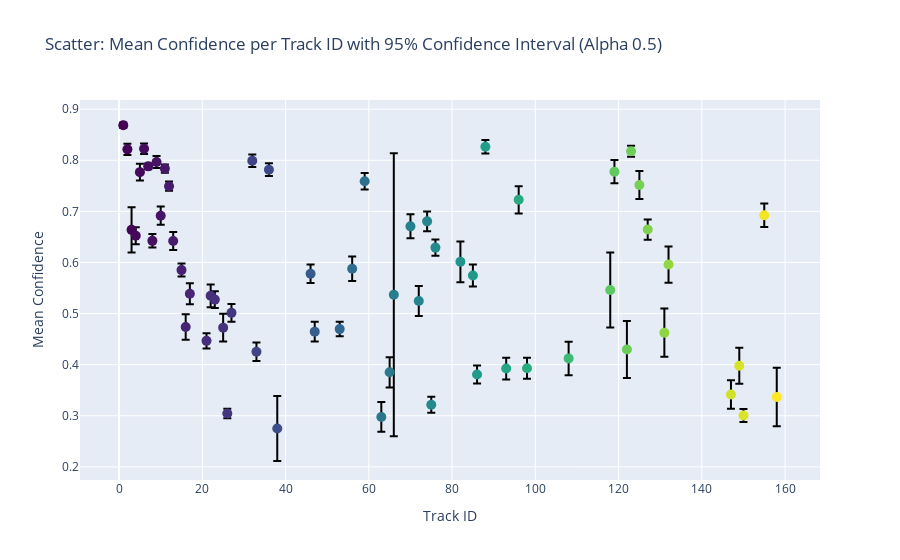
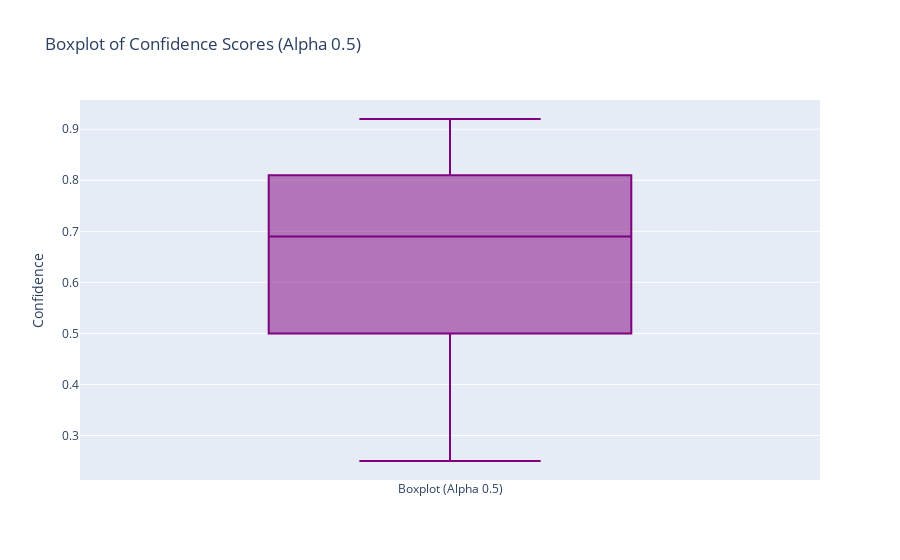

Notebook source saved alongside these figures, in order:
### Code cell
import pandas as pd
import plotly.graph_objects as go
from scipy import stats


def plot_confidence(df_all_alpha, alpha):
    # Create DataFrame for each alpha level
    df_alpha = df_all_alpha[alpha]
    df = pd.DataFrame(df_alpha, columns=['frame_id', 'indexes', 'track_id', 'confidence'])

    # Aggregate confidence for each track_id
    agg_df = df.groupby('track_id')['confidence'].agg(['mean', 'count', 'std']).reset_index()

    # Calculate the standard error of the mean (SEM)
    agg_df['sem'] = agg_df['std'] / agg_df['count'] ** 0.5

    # Calculate the t-critical value for the 95% confidence interval
    confidence_level = 0.95
    degrees_freedom = agg_df['count'] - 1
    t_critical = stats.t.ppf((1 + confidence_level) / 2, degrees_freedom)

    # Handle cases where degrees of freedom is zero (count = 1)
    t_critical[degrees_freedom == 0] = 0

    # Calculate the margin of error
    agg_df['margin_of_error'] = t_critical * agg_df['sem']

    # Create a scatter plot with error bars
    scatter_fig = go.Figure()

    scatter_fig.add_trace(go.Scatter(
        x=agg_df['track_id'],
        y=agg_df['mean'],
        error_y=dict(
            type='data',
            array=agg_df['margin_of_error'],
            visible=True
        ),
        mode='markers',
        marker=dict(size=10, color=agg_df['track_id'], colorscale='Viridis'),
        name=f'Scatter (Alpha {alpha})'
    ))

    scatter_fig.update_layout(
        title=f'Scatter: Mean Confidence per Track ID with 95% Confidence Interval (Alpha {alpha})',
        xaxis_title='Track ID',
        yaxis_title='Mean Confidence',
        showlegend=False
    )

    scatter_fig.show()

    # Create a boxplot for the same alpha level
    boxplot_fig = go.Figure()

    boxplot_fig.add_trace(go.Box(
        y=df['confidence'],
        name=f'Boxplot (Alpha {alpha})',
        marker_color='purple'
    ))

    boxplot_fig.update_layout(
        title=f'Boxplot of Confidence Scores (Alpha {alpha})',
        yaxis_title='Confidence',
        showlegend=False
    )

    boxplot_fig.show()

plot_confidence(df_all_alpha, .5)

### Figure 1 — Plotly figure (JSON) as saved in the notebook; plotly's stock layout.template omitted (floating-point values rounded to 4 significant figures)
{"data": [{"error_y": {"array": [0.005346, 0.01108, 0.04416, 0.01672, 0.01649, 0.01019, 0.005636, 0.01322, 0.01171, 0.0179, 0.008016, 0.009099, 0.01778, 0.01275, 0.02486, 0.0206, 0.01493, 0.02224, 0.01626, 0.02727, 0.009259, 0.01756, 0.01222, 0.0179, 0.01235, 0.06353, 0.01818, 0.01916, 0.01418, 0.02405, 0.0163, 0.0291, 0.0296, 0.277, 0.02347, 0.02934, 0.01935, 0.01568, 0.01603, 0.03998, 0.02172, 0.01749, 0.01332, 0.02115, 0.02669, 0.02061, 0.03278, 0.07339, 0.02276, 0.05572, 0.01093, 0.02755, 0.01978, 0.04724, 0.03557, 0.02802, 0.03518, 0.01255, 0.02312, 0.05737], "type": "data", "visible": true}, "marker": {"color": [1, 2, 3, 4, 5, 6, 7, 8, 9, 10, 11, 12, 13, 15, 16, 17, 21, 22, 23, 25, 26, 27, 32, 33, 36, 38, 46, 47, 53, 56, 59, 63, 65, 66, 70, 72, 74, 75, 76, 82, 85, 86, 88, 93, 96, 98, 108, 118, 119, 122, 123, 125, 127, 131, 132, 147, 149, 150, 155, 158], "colorscale": [[0, "#440154"], [0.1111, "#482878"], [0.2222, "#3e4989"], [0.3333, "#31688e"], [0.4444, "#26828e"], [0.5556, "#1f9e89"], [0.6667, "#35b779"], [0.7778, "#6ece58"], [0.8889, "#b5de2b"], [1, "#fde725"]], "size": 10}, "mode": "markers", "name": "Scatter (Alpha 0.5)", "type": "scatter", "x": [1, 2, 3, 4, 5, 6, 7, 8, 9, 10, 11, 12, 13, 15, 16, 17, 21, 22, 23, 25, 26, 27, 32, 33, 36, 38, 46, 47, 53, 56, 59, 63, 65, 66, 70, 72, 74, 75, 76, 82, 85, 86, 88, 93, 96, 98, 108, 118, 119, 122, 123, 125, 127, 131, 132, 147, 149, 150, 155, 158], "y": [0.8685, 0.8214, 0.6638, 0.6522, 0.7767, 0.8226, 0.7881, 0.6423, 0.7966, 0.6916, 0.7837, 0.7492, 0.642, 0.5851, 0.4736, 0.5386, 0.4466, 0.5348, 0.5274, 0.4725, 0.3044, 0.5014, 0.799, 0.4253, 0.7816, 0.275, 0.578, 0.4646, 0.4696, 0.5877, 0.7589, 0.2977, 0.3851, 0.5367, 0.6707, 0.5246, 0.6805, 0.3215, 0.6291, 0.6013, 0.5745, 0.3806, 0.8266, 0.3923, 0.7226, 0.393, 0.4123, 0.5461, 0.7778, 0.4297, 0.8176, 0.7516, 0.6644, 0.4626, 0.5959, 0.3416, 0.3977, 0.3005, 0.6924, 0.3367]}], "layout": {"showlegend": false, "title": {"text": "Scatter: Mean Confidence per Track ID with 95% Confidence Interval (Alpha 0.5)"}, "xaxis": {"title": {"text": "Track ID"}}, "yaxis": {"title": {"text": "Mean Confidence"}}}}

### Figure 2 — Plotly figure (JSON) as saved in the notebook; plotly's stock layout.template omitted (floating-point values rounded to 4 significant figures; data arrays with more than 128 entries replaced by an {"elided": "..."} marker saying what was removed)
{"data": [{"marker": {"color": "purple"}, "name": "Boxplot (Alpha 0.5)", "type": "box", "y": {"elided": "10019 float values"}}], "layout": {"showlegend": false, "title": {"text": "Boxplot of Confidence Scores (Alpha 0.5)"}, "yaxis": {"title": {"text": "Confidence"}}}}
